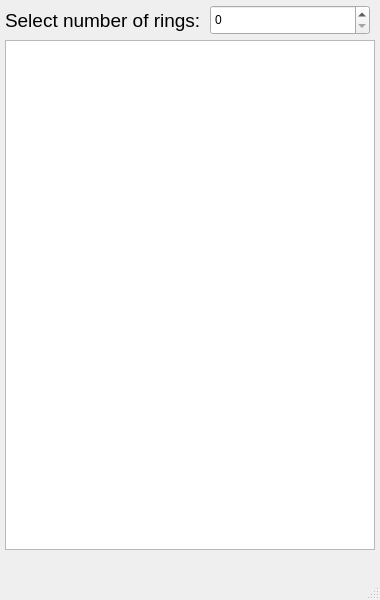
<?xml version="1.0" encoding="UTF-8"?>
<ui version="4.0">
 <class>MainWindow</class>
 <widget class="QMainWindow" name="MainWindow">
  <property name="geometry">
   <rect>
    <x>0</x>
    <y>0</y>
    <width>380</width>
    <height>600</height>
   </rect>
  </property>
  <property name="windowTitle">
   <string>MainWindow</string>
  </property>
  <widget class="QWidget" name="centralwidget">
   <widget class="QTableWidget" name="tableWidget">
    <property name="geometry">
     <rect>
      <x>5</x>
      <y>40</y>
      <width>370</width>
      <height>510</height>
     </rect>
    </property>
   </widget>
   <widget class="QSpinBox" name="spinBox">
    <property name="geometry">
     <rect>
      <x>210</x>
      <y>5</y>
      <width>160</width>
      <height>30</height>
     </rect>
    </property>
    <property name="maximum">
     <number>20</number>
    </property>
   </widget>
   <widget class="QLabel" name="label">
    <property name="geometry">
     <rect>
      <x>5</x>
      <y>5</y>
      <width>241</width>
      <height>30</height>
     </rect>
    </property>
    <property name="font">
     <font>
      <pointsize>14</pointsize>
     </font>
    </property>
    <property name="text">
     <string>Select number of rings:</string>
    </property>
   </widget>
  </widget>
  <widget class="QMenuBar" name="menubar">
   <property name="geometry">
    <rect>
     <x>0</x>
     <y>0</y>
     <width>380</width>
     <height>23</height>
    </rect>
   </property>
  </widget>
  <widget class="QStatusBar" name="statusbar"/>
 </widget>
 <resources/>
 <connections/>
</ui>
